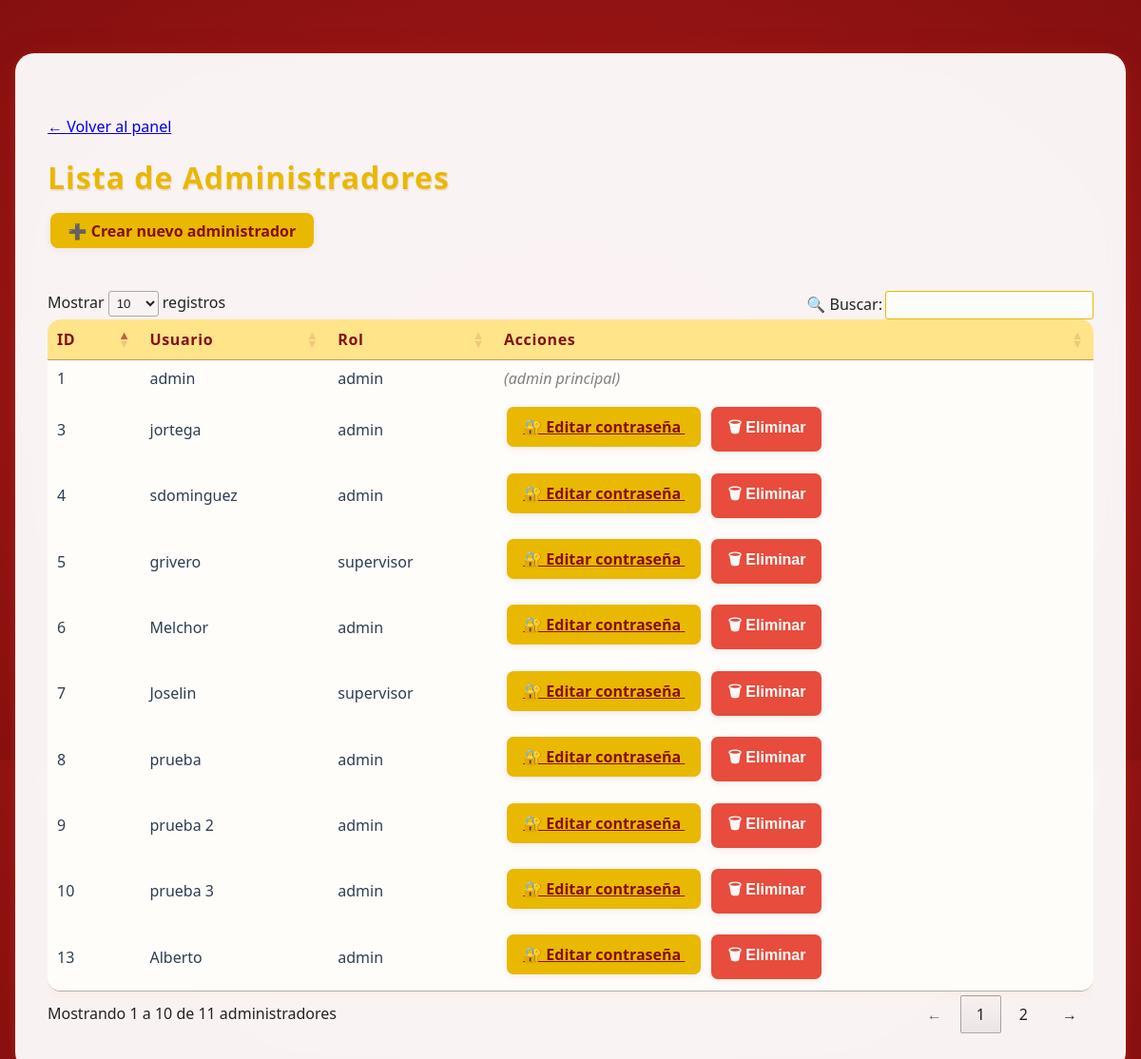
The page /admin/usuarios (signed in) on the database its author committed.
### app/models.py (models this page shows, shortened)
class Admin(db.Model):
    id = db.Column(db.Integer, primary_key=True)
    usuario = db.Column(db.String(80), unique=True, nullable=False)
    password_hash = db.Column(db.String(128), nullable=False)
    rol = db.Column(db.String(20), default='admin')  # 'admin' o 'supervisor'

### app/routes.py (the view)
@app.route('/admin/usuarios')
@requiere_rol('admin')
def lista_administradores():
    if 'admin_id' not in session:
        return redirect(url_for('login'))
    administradores = Admin.query.all()
    return render_template('lista_administradores.html', administradores=administradores)

### app/__init__.py (called while the page is built)
@app.before_request
def mantener_sesion_activa():
    session.permanent = True

### app/routes.py (called while the page is built, shortened)
def requiere_rol(*roles_permitidos):
    def decorator(f):
        @wraps(f)
        def wrapper(*args, **kwargs):
            if 'admin_id' not in session:
                return redirect(url_for('login'))
            rol = session.get('rol')
            if rol not in roles_permitidos:
                flash("No tienes permiso para acceder a esta sección", "error")
                return redirect(url_for('panel_admin'))
            return f(*args, **kwargs)
        return wrapper
    return decorator

@app.before_request
def refrescar_timeout():
    if "admin_id" in session:
        now = datetime.utcnow()
        last = session.get("last_activity", now)
        if hasattr(last, "tzinfo") and last.tzinfo is not None:
            last = last.astimezone(timezone.utc).replace(tzinfo=None)
        session["last_activity"] = now

### app/templates/lista_administradores.html (shortened to what this page needs)
<!DOCTYPE html>
<html lang="es">
<head>
    <link rel="stylesheet" href="{{ url_for('static', filename='css/admin.css') }}">
    <link rel="stylesheet" href="https://cdn.datatables.net/1.13.6/css/jquery.dataTables.min.css">
</head>
<body>
    <div class="admin-contenedor" style="max-width:1100px;">
        <a href="{{ url_for('panel_admin') }}" class="btn-volver" style="margin-top:1.7em; display:inline-block;">← Volver al panel</a>
        <h1>Lista de Administradores</h1>
        <div style="margin-bottom:1.7em;">
            <a href="{{ url_for('crear_admin') }}" class="btn btn-primary">➕ Crear nuevo administrador</a>
        </div>
        <div class="table-responsive">
            <table id="tabla-admins">
                <thead>
                    <tr>
                        <th>ID</th>
                        <th>Usuario</th>
                        <th>Rol</th>
                        <th>Acciones</th>
                    </tr>
                </thead>
                <tbody>
                    {% for admin in administradores %}
                    <tr>
                        <td>{{ admin.id }}</td>
                        <td>{{ admin.usuario }}</td>
                        <td>{{ admin.rol }}</td>
                        <td>
                            {% if admin.usuario != 'admin' %}
                                <a href="{{ url_for('editar_contrasena_admin', admin_id=admin.id) }}" class="btn btn-warning" style="margin-right: 0.5em;">
                                    🔐 Editar contraseña
                                </a>
                                <form action="{{ url_for('eliminar_administrador', admin_id=admin.id) }}" method="POST" style="display:inline;">
                                    <button type="submit" class="btn-danger" onclick="return confirm('¿Seguro que deseas eliminar este administrador?');">
                                        🗑 Eliminar
                                    </button>
                                </form>
                            {% else %}
                                <span style="color: gray; font-style: italic;">(admin principal)</span>
                            {% endif %}
                        </td>
                    </tr>
                    {% endfor %}
                </tbody>
            </table>
        </div>
    </div>
</body>
</html>

### app/static/css/admin.css (style rules this page uses)
body { font-family: 'Segoe UI', Arial, sans-serif; background: radial-gradient(ellipse at center, #af1c1c 0%, #850f0f 100%); min-height: 100vh; margin: 0; color: #222; position: relative; }
.admin-contenedor { position: relative; z-index: 5; background: rgba(255,255,255,0.95); backdrop-filter: blur(10px); border-radius: 20px; box-shadow: 0 8px 32px 0 #ae1e1a44, 0 2px 8px #e9b80022; width: 96%; max-width: 1600px; margin: 3.5rem auto 2rem auto; padding: 2.4rem 2.1rem 2.5rem 2.1rem; }
h1, h2, h3 { color: #e9b800; font-weight: 700; margin-bottom: 0.8rem; letter-spacing: 1px; text-shadow: 1px 2px 0 #850f0f18; }
.table-responsive { overflow-x: auto; }
table { width: 100%; background: #fffdfa; border-radius: 14px; box-shadow: 0 4px 12px #e9b80011; overflow: hidden; margin-top: 1.3em; }
th { background: #ffe48a; color: #850f0f; font-weight: 700; letter-spacing: 0.04em; padding: 13px 8px; }
td { background: #fffdfa; color: #2c3e50; padding: 13px 8px; }
button, .btn, .btn-primary { background-color: #e9b800; color: #850f0f; border: none; padding: 10px 17px; border-radius: 7px; cursor: pointer; font-size: 1rem; font-weight: bold; margin: 0.2em; box-shadow: 0 2px 8px #850f0f15; transition: background 0.19s, color 0.19s, transform 0.13s; }
.btn-danger { background: #e74c3c !important; color: white !important; }
.btn-primary { background: #e9b800; color: #850f0f; font-weight: bold; padding: 0.48em 1.15em; border-radius: 8px; text-decoration: none; box-shadow: 0 2px 8px #850f0f11; transition: background 0.18s, color 0.18s, transform 0.13s; border: none; display: inline-block; margin-bottom: 1.1em; }

### rows shown on the page
Admin: id "1", usuario "admin", rol "admin", shows "(admin principal)"
Admin: id "3", usuario "jortega", rol "admin"
Admin: id "4", usuario "sdominguez", rol "admin"
Admin: id "5", usuario "grivero", rol "supervisor"
Admin: id "6", usuario "Melchor", rol "admin"
Admin: id "7", usuario "Joselin", rol "supervisor"
Admin: id "8", usuario "prueba", rol "admin"
Admin: id "9", usuario "prueba 2", rol "admin"
Admin: id "10", usuario "prueba 3", rol "admin"
Admin: id "13", usuario "Alberto", rol "admin"
